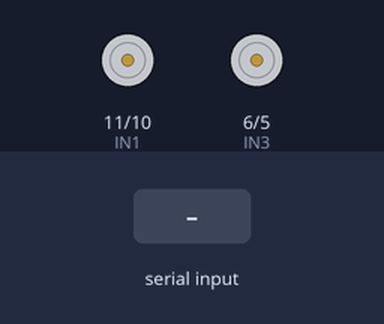
Recording of a sketch running on a simulated Arduino Uno, built with avr-gcc and run on an emulated ATmega328P. Parts: motor-driver pin pairs drawn as motors (green arrow = first pin HIGH = forward, orange = second pin HIGH = backward, longer = more drive, scaled by the enable pin). The test bench sets the inputs (shaded band).

Above: at 1.2 s.
1.3 s: "F" received over Serial
At 2.5 s:
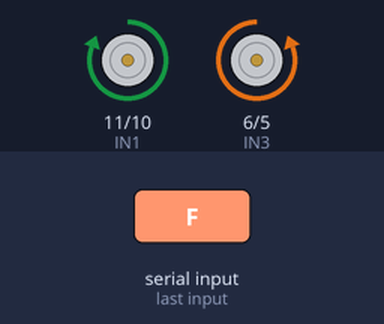
2.8 s: "B" received over Serial
At 3.9 s:
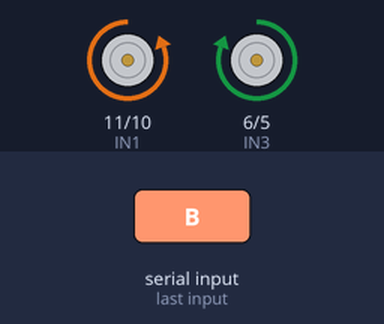
4.3 s: "L" received over Serial
At 5.0 s:
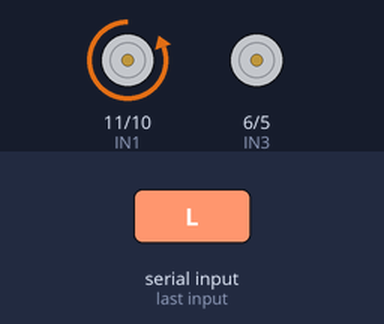
5.8 s: "R" received over Serial
At 6.2 s:
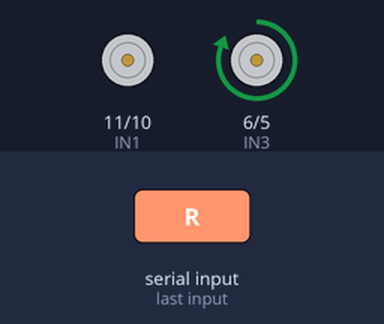
7.3 s: "1" received over Serial
At 8.5 s:
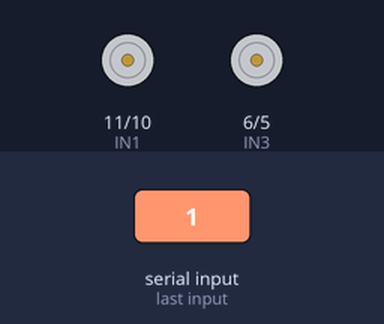
Timing chart, 0 to 9.8 s (numbered marks = the images above; inputs shaded):
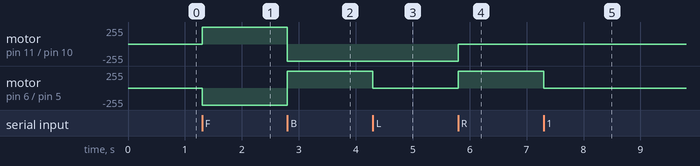

Measured:
- after the input at 1.3 s, motor on pin 11 (IN1) / pin 10 (IN2): stopped → forward 255/255 at once; motor on pin 6 (IN3) / pin 5 (IN4): stopped → backward 255/255 at once
- after the input at 2.8 s, motor on pin 11 (IN1) / pin 10 (IN2): forward 255/255 → backward 255/255 at once; motor on pin 6 (IN3) / pin 5 (IN4): backward 255/255 → forward 255/255 at once
- after the input at 4.3 s, motor on pin 6 (IN3) / pin 5 (IN4): forward 255/255 → stopped at once
- after the input at 5.8 s, motor on pin 11 (IN1) / pin 10 (IN2): backward 255/255 → stopped at once; motor on pin 6 (IN3) / pin 5 (IN4): stopped → forward 255/255 at once
- after the input at 7.3 s, motor on pin 6 (IN3) / pin 5 (IN4): forward 255/255 → stopped at once

The sketch:

RemoteControllCar.ino
```cpp
#define IN1 11
#define IN2 10
#define IN3 6
#define IN4 5
#define ENA 9
#define ENB 13

int x;

void setup() {
  pinMode(IN1, OUTPUT);
  pinMode(IN2, OUTPUT);
  pinMode(ENA, OUTPUT);
  pinMode(IN3, OUTPUT);
  pinMode(IN4, OUTPUT);
  pinMode(ENB, OUTPUT);
  Serial.begin(9600);
}

void loop() {
  if (Serial.available()>0){
    x = Serial.read();

  switch (x){
    case 'F' :
    digitalWrite(IN1, HIGH);
    digitalWrite(IN2, LOW);
    analogWrite(ENA, 255);
    digitalWrite(IN4, HIGH);
    digitalWrite(IN3, LOW);
    analogWrite(ENB, 255);
    break;

    case 'B' :
    digitalWrite(IN1, LOW);
    digitalWrite(IN2, HIGH);
    analogWrite(ENA, 255);
    digitalWrite(IN4, LOW);
    digitalWrite(IN3, HIGH);
    analogWrite(ENB, 255);
    break;

    case 'L' :
    digitalWrite(IN1, LOW);
    digitalWrite(IN2, HIGH);
    analogWrite(ENA, 255);
    digitalWrite(IN4, LOW);
    digitalWrite(IN3, LOW);
    analogWrite(ENB, 0);
    break;

    case 'R' :
    digitalWrite(IN1, LOW);
    digitalWrite(IN2, LOW);
    analogWrite(ENA, 0);
    digitalWrite(IN4, LOW);
    digitalWrite(IN3, HIGH);
    analogWrite(ENB, 255);
    break;

    default :
    digitalWrite(IN1, LOW);
    digitalWrite(IN2, LOW);
    analogWrite(ENA, 0);
    digitalWrite(IN3, LOW);
    digitalWrite(IN4, LOW);
    analogWrite(ENB, 0);

    break;
  }
 }
}
```
